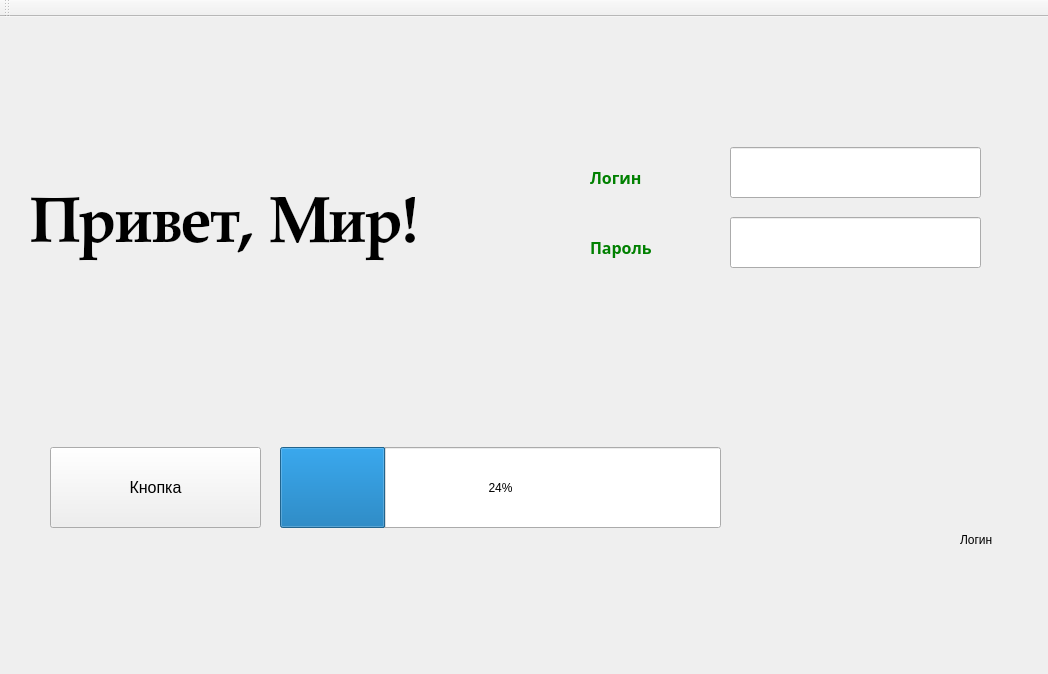
<?xml version="1.0" encoding="UTF-8"?>
<ui version="4.0">
 <class>MainWindow</class>
 <widget class="QMainWindow" name="MainWindow">
  <property name="geometry">
   <rect>
    <x>0</x>
    <y>0</y>
    <width>1048</width>
    <height>674</height>
   </rect>
  </property>
  <property name="windowTitle">
   <string>MainWindow</string>
  </property>
  <widget class="QWidget" name="centralWidget">
   <widget class="QLabel" name="label">
    <property name="geometry">
     <rect>
      <x>30</x>
      <y>30</y>
      <width>681</width>
      <height>361</height>
     </rect>
    </property>
    <property name="font">
     <font>
      <family>Palatino Linotype</family>
      <pointsize>48</pointsize>
      <weight>75</weight>
      <bold>true</bold>
     </font>
    </property>
    <property name="text">
     <string>Привет, Мир!</string>
    </property>
    <property name="textFormat">
     <enum>Qt::AutoText</enum>
    </property>
    <property name="scaledContents">
     <bool>false</bool>
    </property>
    <property name="wordWrap">
     <bool>true</bool>
    </property>
   </widget>
   <widget class="QLabel" name="label_2">
    <property name="geometry">
     <rect>
      <x>0</x>
      <y>0</y>
      <width>1041</width>
      <height>661</height>
     </rect>
    </property>
    <property name="text">
     <string/>
    </property>
    <property name="pixmap">
     <pixmap>Z:/Pictures/Медиатека Фото.photoslibrary/Masters/2015/10/15/20151015-103153/IMG_4491.JPG</pixmap>
    </property>
    <property name="scaledContents">
     <bool>true</bool>
    </property>
   </widget>
   <widget class="QPushButton" name="pushButton">
    <property name="geometry">
     <rect>
      <x>50</x>
      <y>430</y>
      <width>211</width>
      <height>81</height>
     </rect>
    </property>
    <property name="font">
     <font>
      <pointsize>12</pointsize>
     </font>
    </property>
    <property name="text">
     <string>Кнопка</string>
    </property>
   </widget>
   <widget class="QProgressBar" name="progressBar">
    <property name="geometry">
     <rect>
      <x>280</x>
      <y>430</y>
      <width>441</width>
      <height>81</height>
     </rect>
    </property>
    <property name="value">
     <number>24</number>
    </property>
   </widget>
   <widget class="QLineEdit" name="lineEdit">
    <property name="geometry">
     <rect>
      <x>730</x>
      <y>130</y>
      <width>251</width>
      <height>51</height>
     </rect>
    </property>
   </widget>
   <widget class="QLineEdit" name="lineEdit_2">
    <property name="geometry">
     <rect>
      <x>730</x>
      <y>200</y>
      <width>251</width>
      <height>51</height>
     </rect>
    </property>
   </widget>
   <widget class="QLabel" name="label_3">
    <property name="geometry">
     <rect>
      <x>590</x>
      <y>140</y>
      <width>111</width>
      <height>41</height>
     </rect>
    </property>
    <property name="font">
     <font>
      <family>Andalus</family>
      <pointsize>12</pointsize>
      <weight>75</weight>
      <bold>true</bold>
     </font>
    </property>
    <property name="styleSheet">
     <string notr="true">color: green;</string>
    </property>
    <property name="text">
     <string>Логин</string>
    </property>
   </widget>
   <widget class="QLabel" name="label_4">
    <property name="geometry">
     <rect>
      <x>960</x>
      <y>510</y>
      <width>86</width>
      <height>25</height>
     </rect>
    </property>
    <property name="text">
     <string>Логин</string>
    </property>
   </widget>
   <widget class="QLabel" name="label_5">
    <property name="geometry">
     <rect>
      <x>590</x>
      <y>210</y>
      <width>131</width>
      <height>41</height>
     </rect>
    </property>
    <property name="font">
     <font>
      <family>Andalus</family>
      <pointsize>12</pointsize>
      <weight>75</weight>
      <bold>true</bold>
     </font>
    </property>
    <property name="styleSheet">
     <string notr="true">color: green;</string>
    </property>
    <property name="text">
     <string>Пароль</string>
    </property>
   </widget>
   <zorder>label_2</zorder>
   <zorder>label</zorder>
   <zorder>pushButton</zorder>
   <zorder>progressBar</zorder>
   <zorder>lineEdit</zorder>
   <zorder>lineEdit_2</zorder>
   <zorder>label_3</zorder>
   <zorder>label_4</zorder>
   <zorder>label_5</zorder>
  </widget>
  <widget class="QMenuBar" name="menuBar">
   <property name="geometry">
    <rect>
     <x>0</x>
     <y>0</y>
     <width>1048</width>
     <height>38</height>
    </rect>
   </property>
  </widget>
  <widget class="QToolBar" name="mainToolBar">
   <attribute name="toolBarArea">
    <enum>TopToolBarArea</enum>
   </attribute>
   <attribute name="toolBarBreak">
    <bool>false</bool>
   </attribute>
  </widget>
 </widget>
 <layoutdefault spacing="6" margin="11"/>
 <resources/>
 <connections/>
</ui>
